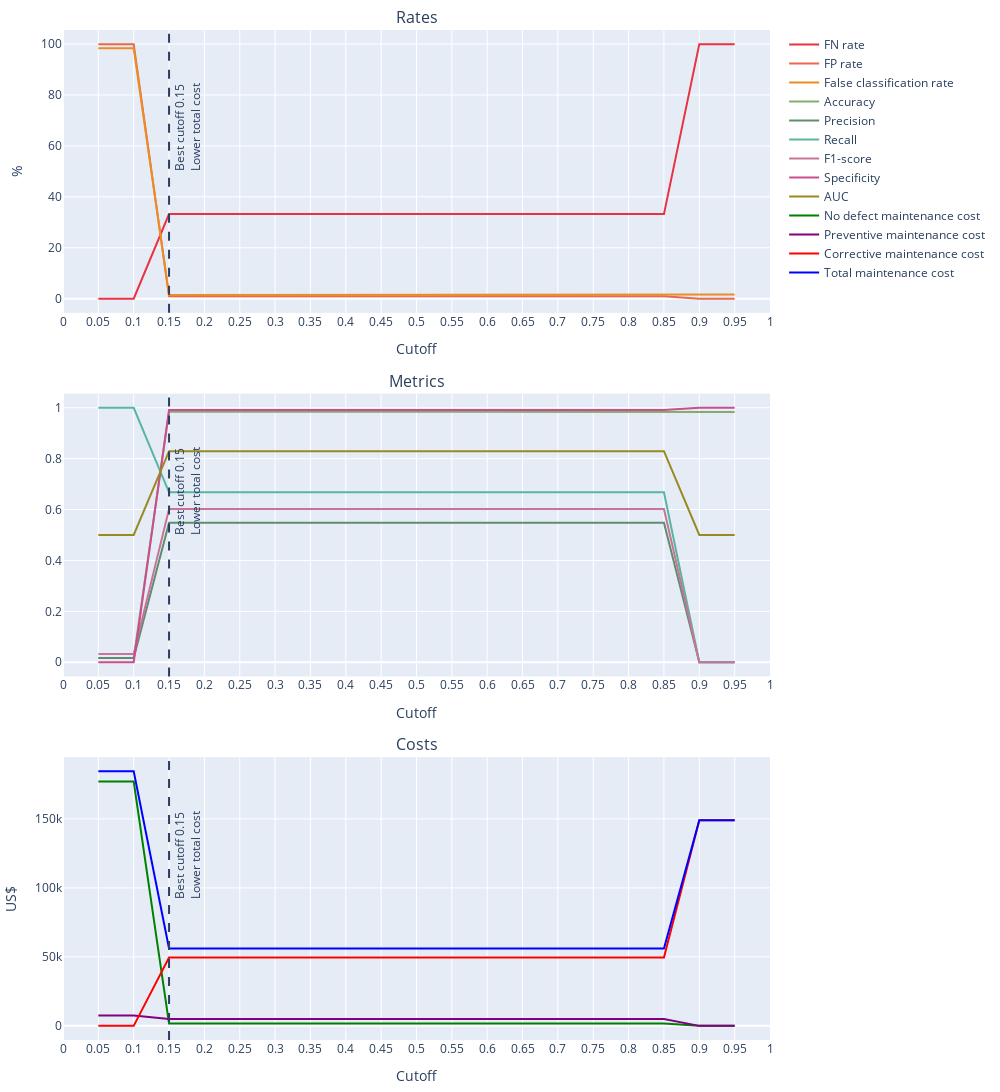

The notebook cell this image was saved under:
### Code cell
df_pred_proba_ada_dt_clf = pd.DataFrame(y_pred_proba_ada_dt_clf,
                                        columns=['proba_non_event', 'proba_event']
                                        )
df_metrics_ada_dt_clf = calculate_metrics_range_cutoff(df_pred_proba_ada_dt_clf, y_val)
plot_metrics(df_metrics_ada_dt_clf)

### Figure 1 — Plotly figure (JSON) as saved in the notebook; plotly's stock layout.template omitted (floating-point values rounded to 4 significant figures)
{"data": [{"line": {"color": "#eb3040"}, "mode": "lines", "name": "FN rate", "type": "scatter", "x": [0.05, 0.1, 0.15, 0.2, 0.25, 0.3, 0.35, 0.4, 0.45, 0.5, 0.55, 0.6, 0.65, 0.7, 0.75, 0.8, 0.85, 0.9, 0.95], "xaxis": "x", "y": [0, 0, 33.22, 33.22, 33.22, 33.22, 33.22, 33.22, 33.22, 33.22, 33.22, 33.22, 33.22, 33.22, 33.22, 33.22, 33.22, 100, 100], "yaxis": "y"}, {"line": {"color": "#eb6949"}, "mode": "lines", "name": "FP rate", "type": "scatter", "x": [0.05, 0.1, 0.15, 0.2, 0.25, 0.3, 0.35, 0.4, 0.45, 0.5, 0.55, 0.6, 0.65, 0.7, 0.75, 0.8, 0.85, 0.9, 0.95], "xaxis": "x", "y": [100, 100, 0.9264, 0.9264, 0.9264, 0.9264, 0.9264, 0.9264, 0.9264, 0.9264, 0.9264, 0.9264, 0.9264, 0.9264, 0.9264, 0.9264, 0.9264, 0, 0], "yaxis": "y"}, {"line": {"color": "#eb8d27"}, "mode": "lines", "name": "False classification rate", "type": "scatter", "x": [0.05, 0.1, 0.15, 0.2, 0.25, 0.3, 0.35, 0.4, 0.45, 0.5, 0.55, 0.6, 0.65, 0.7, 0.75, 0.8, 0.85, 0.9, 0.95], "xaxis": "x", "y": [98.34, 98.34, 1.461, 1.461, 1.461, 1.461, 1.461, 1.461, 1.461, 1.461, 1.461, 1.461, 1.461, 1.461, 1.461, 1.461, 1.461, 1.656, 1.656], "yaxis": "y"}, {"line": {"color": "#85ab71"}, "mode": "lines", "name": "Accuracy", "type": "scatter", "x": [0.05, 0.1, 0.15, 0.2, 0.25, 0.3, 0.35, 0.4, 0.45, 0.5, 0.55, 0.6, 0.65, 0.7, 0.75, 0.8, 0.85, 0.9, 0.95], "xaxis": "x2", "y": [0.01656, 0.01656, 0.9854, 0.9854, 0.9854, 0.9854, 0.9854, 0.9854, 0.9854, 0.9854, 0.9854, 0.9854, 0.9854, 0.9854, 0.9854, 0.9854, 0.9854, 0.9834, 0.9834], "yaxis": "y2"}, {"line": {"color": "#5e8d6f"}, "mode": "lines", "name": "Precision", "type": "scatter", "x": [0.05, 0.1, 0.15, 0.2, 0.25, 0.3, 0.35, 0.4, 0.45, 0.5, 0.55, 0.6, 0.65, 0.7, 0.75, 0.8, 0.85, 0.9, 0.95], "xaxis": "x2", "y": [0.01656, 0.01656, 0.5482, 0.5482, 0.5482, 0.5482, 0.5482, 0.5482, 0.5482, 0.5482, 0.5482, 0.5482, 0.5482, 0.5482, 0.5482, 0.5482, 0.5482, 0, 0], "yaxis": "y2"}, {"line": {"color": "#58b69e"}, "mode": "lines", "name": "Recall", "type": "scatter", "x": [0.05, 0.1, 0.15, 0.2, 0.25, 0.3, 0.35, 0.4, 0.45, 0.5, 0.55, 0.6, 0.65, 0.7, 0.75, 0.8, 0.85, 0.9, 0.95], "xaxis": "x2", "y": [1, 1, 0.6678, 0.6678, 0.6678, 0.6678, 0.6678, 0.6678, 0.6678, 0.6678, 0.6678, 0.6678, 0.6678, 0.6678, 0.6678, 0.6678, 0.6678, 0, 0], "yaxis": "y2"}, {"line": {"color": "#c87499"}, "mode": "lines", "name": "F1-score", "type": "scatter", "x": [0.05, 0.1, 0.15, 0.2, 0.25, 0.3, 0.35, 0.4, 0.45, 0.5, 0.55, 0.6, 0.65, 0.7, 0.75, 0.8, 0.85, 0.9, 0.95], "xaxis": "x2", "y": [0.03257, 0.03257, 0.6021, 0.6021, 0.6021, 0.6021, 0.6021, 0.6021, 0.6021, 0.6021, 0.6021, 0.6021, 0.6021, 0.6021, 0.6021, 0.6021, 0.6021, 0, 0], "yaxis": "y2"}, {"line": {"color": "#cb4d8e"}, "mode": "lines", "name": "Specificity", "type": "scatter", "x": [0.05, 0.1, 0.15, 0.2, 0.25, 0.3, 0.35, 0.4, 0.45, 0.5, 0.55, 0.6, 0.65, 0.7, 0.75, 0.8, 0.85, 0.9, 0.95], "xaxis": "x2", "y": [0, 0, 0.9907, 0.9907, 0.9907, 0.9907, 0.9907, 0.9907, 0.9907, 0.9907, 0.9907, 0.9907, 0.9907, 0.9907, 0.9907, 0.9907, 0.9907, 1, 1], "yaxis": "y2"}, {"line": {"color": "#988921"}, "mode": "lines", "name": "AUC", "type": "scatter", "x": [0.05, 0.1, 0.15, 0.2, 0.25, 0.3, 0.35, 0.4, 0.45, 0.5, 0.55, 0.6, 0.65, 0.7, 0.75, 0.8, 0.85, 0.9, 0.95], "xaxis": "x2", "y": [0.5, 0.5, 0.8293, 0.8293, 0.8293, 0.8293, 0.8293, 0.8293, 0.8293, 0.8293, 0.8293, 0.8293, 0.8293, 0.8293, 0.8293, 0.8293, 0.8293, 0.5, 0.5], "yaxis": "y2"}, {"line": {"color": "green"}, "mode": "lines", "name": "No defect maintenance cost", "type": "scatter", "x": [0.05, 0.1, 0.15, 0.2, 0.25, 0.3, 0.35, 0.4, 0.45, 0.5, 0.55, 0.6, 0.65, 0.7, 0.75, 0.8, 0.85, 0.9, 0.95], "xaxis": "x3", "y": [177020, 177020, 1640, 1640, 1640, 1640, 1640, 1640, 1640, 1640, 1640, 1640, 1640, 1640, 1640, 1640, 1640, 0, 0], "yaxis": "y3"}, {"line": {"color": "purple"}, "mode": "lines", "name": "Preventive maintenance cost", "type": "scatter", "x": [0.05, 0.1, 0.15, 0.2, 0.25, 0.3, 0.35, 0.4, 0.45, 0.5, 0.55, 0.6, 0.65, 0.7, 0.75, 0.8, 0.85, 0.9, 0.95], "xaxis": "x3", "y": [7450, 7450, 4975, 4975, 4975, 4975, 4975, 4975, 4975, 4975, 4975, 4975, 4975, 4975, 4975, 4975, 4975, 0, 0], "yaxis": "y3"}, {"line": {"color": "red"}, "mode": "lines", "name": "Corrective maintenance cost", "type": "scatter", "x": [0.05, 0.1, 0.15, 0.2, 0.25, 0.3, 0.35, 0.4, 0.45, 0.5, 0.55, 0.6, 0.65, 0.7, 0.75, 0.8, 0.85, 0.9, 0.95], "xaxis": "x3", "y": [0, 0, 49500, 49500, 49500, 49500, 49500, 49500, 49500, 49500, 49500, 49500, 49500, 49500, 49500, 49500, 49500, 149000, 149000], "yaxis": "y3"}, {"line": {"color": "blue"}, "mode": "lines", "name": "Total maintenance cost", "type": "scatter", "x": [0.05, 0.1, 0.15, 0.2, 0.25, 0.3, 0.35, 0.4, 0.45, 0.5, 0.55, 0.6, 0.65, 0.7, 0.75, 0.8, 0.85, 0.9, 0.95], "xaxis": "x3", "y": [184470, 184470, 56115, 56115, 56115, 56115, 56115, 56115, 56115, 56115, 56115, 56115, 56115, 56115, 56115, 56115, 56115, 149000, 149000], "yaxis": "y3"}], "layout": {"annotations": [{"font": {"size": 16}, "showarrow": false, "text": "Rates", "x": 0.5, "xanchor": "center", "xref": "paper", "y": 1, "yanchor": "bottom", "yref": "paper"}, {"font": {"size": 16}, "showarrow": false, "text": "Metrics", "x": 0.5, "xanchor": "center", "xref": "paper", "y": 0.64, "yanchor": "bottom", "yref": "paper"}, {"font": {"size": 16}, "showarrow": false, "text": "Costs", "x": 0.5, "xanchor": "center", "xref": "paper", "y": 0.28, "yanchor": "bottom", "yref": "paper"}], "height": 1200, "margin": {"b": 10, "l": 10, "pad": 0, "r": 10, "t": 30}, "shapes": [{"label": {"text": "Best cutoff 0.15                              <br>Lower total cost", "xanchor": "left", "yanchor": "top"}, "line": {"dash": "dash"}, "type": "line", "x0": 0.15, "x1": 0.15, "xref": "x", "y0": 0, "y1": 1, "yref": "y domain"}, {"label": {"text": "Best cutoff 0.15                              <br>Lower total cost", "xanchor": "left", "yanchor": "top"}, "line": {"dash": "dash"}, "type": "line", "x0": 0.15, "x1": 0.15, "xref": "x2", "y0": 0, "y1": 1, "yref": "y2 domain"}, {"label": {"text": "Best cutoff 0.15                              <br>Lower total cost", "xanchor": "left", "yanchor": "top"}, "line": {"dash": "dash"}, "type": "line", "x0": 0.15, "x1": 0.15, "xref": "x3", "y0": 0, "y1": 1, "yref": "y3 domain"}], "showlegend": true, "width": 1000, "xaxis": {"anchor": "y", "domain": [0, 1], "dtick": 0.05, "range": [0, 1], "title": {"text": "Cutoff"}}, "xaxis2": {"anchor": "y2", "domain": [0, 1], "dtick": 0.05, "range": [0, 1], "title": {"text": "Cutoff"}}, "xaxis3": {"anchor": "y3", "domain": [0, 1], "dtick": 0.05, "range": [0, 1], "title": {"text": "Cutoff"}}, "yaxis": {"anchor": "x", "domain": [0.72, 1], "title": {"text": "%"}}, "yaxis2": {"anchor": "x2", "domain": [0.36, 0.64]}, "yaxis3": {"anchor": "x3", "domain": [0, 0.28], "title": {"text": "US$"}}}}
